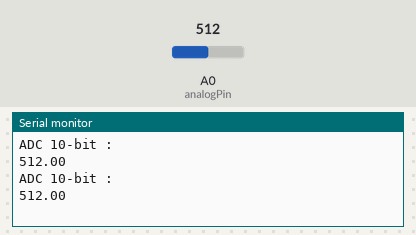
A sketch run on a simulated Arduino Uno, built with avr-gcc and run on an emulated ATmega328P. On the bench: the last lines printed to the serial monitor. Inputs (shaded band) come from the test bench; at power-on: A0 (analogPin) = 512.

Above: at 1.8 s.
1.9 s: A0 (analogPin) set to 716
At 2.8 s:
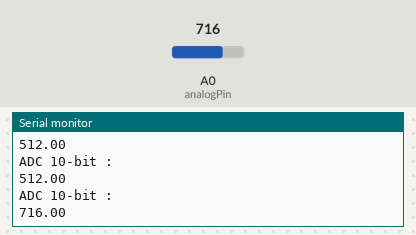
3.4 s: A0 (analogPin) set to 900
At 4.8 s:
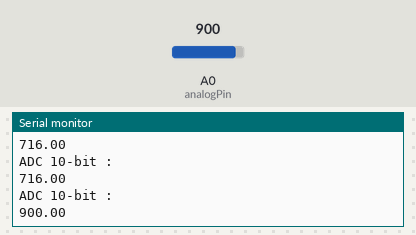
Timing chart, 0 to 6.4 s (numbered marks = the images above; inputs shaded):
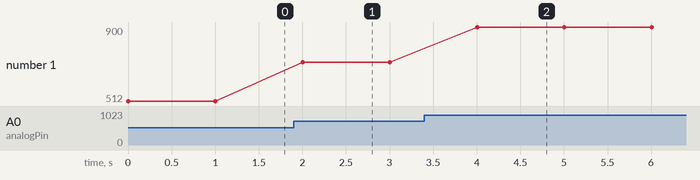

The sketch:

INA169_DC_Currentsensi.ino
```cpp
/*
 * Messwerte schwanken stark!! Mit Multimetter messe ich bei EInstellung Speisegerät 5V / 2A genau 2A
 * Mit Sensor schwanken Werte zwischen 0.9 und 2.9 A!! Wegen Berechung? Falsch angeschlossen?
 *
 */
const int analogPin= A0;
const int RS= 0.1; //Shunt resistor value in ohms
const int Rload= 1000; //Load resistor value in ohms (for current source)
const int V_Ref= 3.3; // Voltage reference for analog read
float a; // for adc value
float current; // for current value
int n= 100;

void setup() {
Serial.begin(115200);
}

void loop() {
//analogReference(AR_INTERNAL_3_0); //Change Analog Reference Voltage -> AR_INTERNAL_3_0 (0.6V Ref * 5 = 0..3.0V)
//analogReadResolution(10);

/*
for (int i=0; i < n; i++) {
  a += analogRead(analogPin);
}
a= a/n;
*/

a= analogRead(analogPin);

Serial.println("ADC 10-bit : ");
Serial.println(a);

/*
a= (a / 1023) * V_Ref; // V_Ref equals 1023 bits, ADC Bit output equals how much?

// Follow the equation given by the INA169 datasheet to
// determine the current flowing through RS. Assume RL = 1k
// Is = (Vout x 1k) / (RS x RL)
current = a / (Rload * RS);

Serial.print("Current= ");
Serial.print(a, 3);
Serial.println("A");
*/
delay(1000);
}
```

Measured:
- after the input at 1.9 s, the serial monitor: prints a new line after 0.10 s (image 1)
- after the input at 3.4 s, the serial monitor: prints a new line after 0.60 s (image 2)
- plotted number 1: 512 → 716 after the input at 1.9 s, 716 → 900 after the input at 3.4 s
